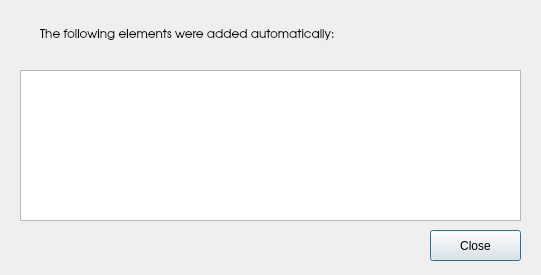
<?xml version="1.0" encoding="UTF-8"?>
<ui version="4.0">
 <class>newElementsAddedAutomaticallyDialog</class>
 <widget class="QDialog" name="newElementsAddedAutomaticallyDialog">
  <property name="geometry">
   <rect>
    <x>0</x>
    <y>0</y>
    <width>541</width>
    <height>275</height>
   </rect>
  </property>
  <property name="windowTitle">
   <string>Dialog</string>
  </property>
  <widget class="QTableWidget" name="tableWidget">
   <property name="geometry">
    <rect>
     <x>20</x>
     <y>70</y>
     <width>501</width>
     <height>151</height>
    </rect>
   </property>
   <property name="font">
    <font>
     <pointsize>9</pointsize>
    </font>
   </property>
   <attribute name="horizontalHeaderHighlightSections">
    <bool>false</bool>
   </attribute>
   <attribute name="verticalHeaderHighlightSections">
    <bool>false</bool>
   </attribute>
  </widget>
  <widget class="CustomPushButton" name="pushButtonClose">
   <property name="geometry">
    <rect>
     <x>430</x>
     <y>230</y>
     <width>91</width>
     <height>31</height>
    </rect>
   </property>
   <property name="text">
    <string>Close</string>
   </property>
  </widget>
  <widget class="QLabel" name="labelInfo">
   <property name="geometry">
    <rect>
     <x>40</x>
     <y>20</y>
     <width>481</width>
     <height>31</height>
    </rect>
   </property>
   <property name="font">
    <font>
     <family>URW Gothic L</family>
    </font>
   </property>
   <property name="text">
    <string>The following elements were added automatically:</string>
   </property>
  </widget>
 </widget>
 <customwidgets>
  <customwidget>
   <class>CustomPushButton</class>
   <extends>QPushButton</extends>
   <header>custompushbutton.h</header>
  </customwidget>
 </customwidgets>
 <resources/>
 <connections/>
</ui>
